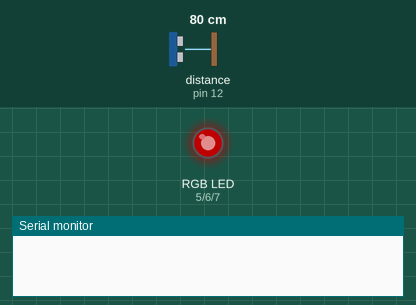
Recording of a sketch running on a simulated Arduino Uno, built with avr-gcc and run on an emulated ATmega328P. Parts: an RGB LED mixed from three pins (HIGH = lit), the last lines printed to the serial monitor. Wiring (inferred from the names in the program): ultrasonic range finder: trigger pin 13; echo pin 12. Dashed ring = blinking. The inputs (shaded band) are chosen by the test bench; at power-on: distance to the obstacle (sensor on pin 12) 80 cm. The echo pulse lasts 58.3 µs per cm; dim RGB values are drawn brighter than linear; pins used as bus, display or sensor lines are not drawn.

Above: at 1.3 s.
1.4 s: distance to the obstacle (sensor on pin 12) set to 26 cm
2.9 s: distance to the obstacle (sensor on pin 12) set to 21 cm
At 4.2 s:
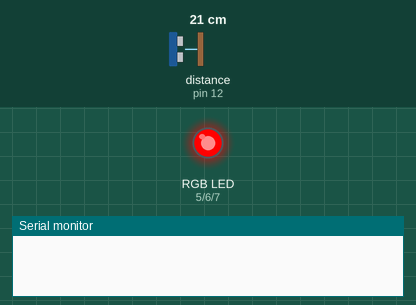
4.5 s: distance to the obstacle (sensor on pin 12) set to 18 cm
At 4.9 s:
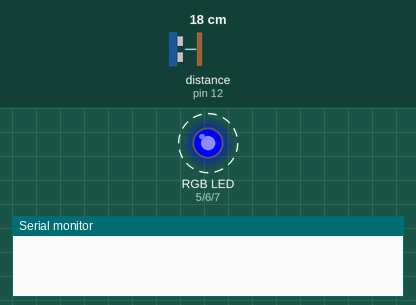
7.5 s: distance to the obstacle (sensor on pin 12) set to 9 cm
At 8.1 s:
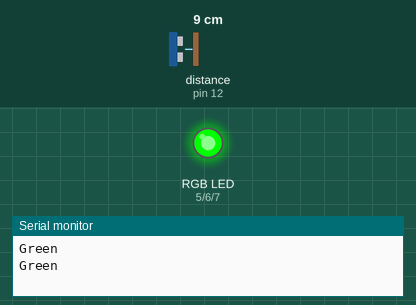
9.0 s: distance to the obstacle (sensor on pin 12) set to 7 cm
At 9.4 s:
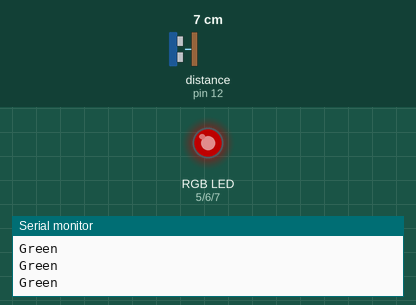
Timing chart, 0 to 11.5 s (numbered marks = the images above; inputs shaded):
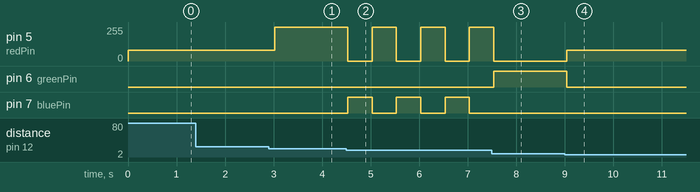

The sketch:

ultrasonicTest.ino
```cpp
/*
HC-SR04 Ping distance sensor]
VCC to arduino 5v GND to arduino GND
Echo to Arduino pin 13 Trig to Arduino pin 12
Red POS to Arduino pin 11
Green POS to Arduino pin 10
560 ohm resistor to both LED NEG and GRD power rail
More info at: http://goo.gl/kJ8Gl
Original code improvements to the Ping sketch sourced from Trollmaker.com
Some code and wiring inspired by http://en.wikiversity.org/wiki/User:Dstaub/robotcar
*/

#define trigPin 13
#define echoPin 12
#define led 11
#define led2 10

    // Pins Used for RGB
int redPin = 5; //this sets the red led pin
int greenPin = 6; //this sets the green led pin
int bluePin = 7; //this sets the blue led pin
    // Calibration Constants for Distance and RGB
int range = 2;
int tomatoHeight = 20;
int bookHeight = 10;
int waterBottleHeight = 15;

void setup() {
  Serial.begin (9600);
  pinMode(trigPin, OUTPUT);
  pinMode(echoPin, INPUT);
    // RGB LED Initialization
  pinMode(redPin, OUTPUT);
  pinMode(greenPin, OUTPUT);
  pinMode(bluePin, OUTPUT);

}

void loop() {
  int duration, distance;
  distance = 0;
  digitalWrite(trigPin, LOW);  // Added this line
  delayMicroseconds(2); // Added this line
  digitalWrite(trigPin, HIGH);
//  delayMicroseconds(1000); - Removed this line
  delayMicroseconds(10); // Added this line
  digitalWrite(trigPin, LOW);
  duration = pulseIn(echoPin, HIGH);
  distance = (duration/2) / 29.1;

  // Change RGB Color Based on Distance
  if ((distance <= (tomatoHeight + range)) && (distance >= (tomatoHeight - range))) {
    setColor(255, 0, 0);  // red

  } else if ((distance <= (bookHeight + range)) && (distance >= (bookHeight - range))) {
    setColor(0, 255, 0);  // green
    Serial.println("Green");
  } else if ((distance <= (waterBottleHeight + range)) && (distance >= (waterBottleHeight - range))) {
    setColor(0, 0, 255);  // blue

  } else {
    setColor(80, 0, 80);  // purple
  }
  delay(500);
}

void setColor(int red, int green, int blue)
{
  #ifdef COMMON_ANODE
    red = 255 - red;
    green = 255 - green;
    blue = 255 - blue;
  #endif
  analogWrite(redPin, red);
  analogWrite(greenPin, green);
  analogWrite(bluePin, blue);
}
```

Measured:
- the behaviour switches between 24 and 23 cm on distance to the obstacle (sensor on pin 12) (found by bisection; images 0 and 1)
- the behaviour switches between 9 and 8 cm on distance to the obstacle (sensor on pin 12) (found by bisection; images 3 and 4)
- after the input at 1.4 s, every drawn part: stays the same
- after the input at 2.9 s, pin 5 (redPin): 80/255 → 255/255 after 0.12 s
- after the input at 4.5 s, pin 5 (redPin): alternates 255/255 for 0.50 s and 0/255 for 0.50 s, starting at once; pin 7 (bluePin): alternates HIGH for 0.50 s and LOW for 0.50 s, starting at once
- after the input at 7.5 s, pin 5 (redPin): goes on until 7.5 s, then stays 0/255; pin 6 (greenPin): LOW → HIGH at once; pin 7 (bluePin): stays LOW (without the input it goes to HIGH after 0.04 s)
- after the input at 9.0 s, pin 5 (redPin): 0/255 → 80/255 at once; pin 6 (greenPin): HIGH → LOW at once
